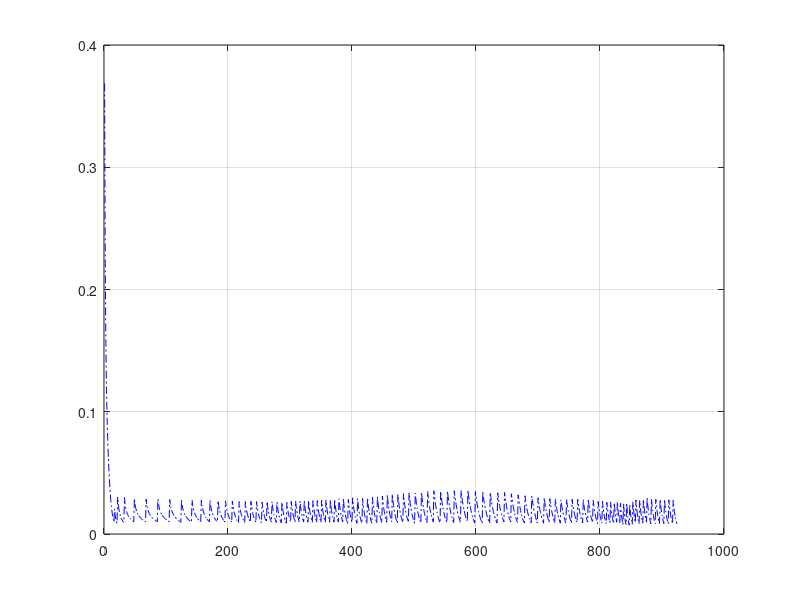

Write MATLAB code to recreate this figure.
close all;
% Line Tracking RMSEs
% Iteration (left column) + RMSE (right column)
% Iteration (left column) + norm of position error (right column)
RMSE_Line = [


    1.0000    0.3686
    2.0000    0.2214
    3.0000    0.1558
    4.0000    0.1180
    5.0000    0.0950
    6.0000    0.0771
    7.0000    0.0630
    8.0000    0.0513
    9.0000    0.0417
   10.0000    0.0338
   11.0000    0.0274
   12.0000    0.0222
   13.0000    0.0179
   14.0000    0.0145
   15.0000    0.0118
   16.0000    0.0095
   17.0000    0.0205
   18.0000    0.0153
   19.0000    0.0123
   20.0000    0.0102
   21.0000    0.0087
   22.0000    0.0303
   23.0000    0.0244
   24.0000    0.0205
   25.0000    0.0177
   26.0000    0.0156
   27.0000    0.0139
   28.0000    0.0126
   29.0000    0.0115
   30.0000    0.0107
   31.0000    0.0100
   32.0000    0.0095
   33.0000    0.0298
   34.0000    0.0247
   35.0000    0.0215
   36.0000    0.0192
   37.0000    0.0175
   38.0000    0.0161
   39.0000    0.0150
   40.0000    0.0141
   41.0000    0.0134
   42.0000    0.0127
   43.0000    0.0122
   44.0000    0.0116
   45.0000    0.0112
   46.0000    0.0107
   47.0000    0.0103
   48.0000    0.0099
   49.0000    0.0290
   50.0000    0.0244
   51.0000    0.0216
   52.0000    0.0196
   53.0000    0.0180
   54.0000    0.0168
   55.0000    0.0158
   56.0000    0.0150
   57.0000    0.0143
   58.0000    0.0137
   59.0000    0.0131
   60.0000    0.0126
   61.0000    0.0121
   62.0000    0.0117
   63.0000    0.0113
   64.0000    0.0109
   65.0000    0.0105
   66.0000    0.0102
   67.0000    0.0098
   68.0000    0.0286
   69.0000    0.0241
   70.0000    0.0214
   71.0000    0.0195
   72.0000    0.0180
   73.0000    0.0168
   74.0000    0.0159
   75.0000    0.0151
   76.0000    0.0144
   77.0000    0.0138
   78.0000    0.0132
   79.0000    0.0128
   80.0000    0.0123
   81.0000    0.0119
   82.0000    0.0115
   83.0000    0.0111
   84.0000    0.0107
   85.0000    0.0103
   86.0000    0.0100
   87.0000    0.0285
   88.0000    0.0242
   89.0000    0.0215
   90.0000    0.0196
   91.0000    0.0182
   92.0000    0.0170
   93.0000    0.0160
   94.0000    0.0152
   95.0000    0.0145
   96.0000    0.0139
   97.0000    0.0133
   98.0000    0.0128
   99.0000    0.0124
  100.0000    0.0119
  101.0000    0.0115
  102.0000    0.0111
  103.0000    0.0107
  104.0000    0.0103
  105.0000    0.0100
  106.0000    0.0283
  107.0000    0.0240
  108.0000    0.0214
  109.0000    0.0195
  110.0000    0.0181
  111.0000    0.0169
  112.0000    0.0159
  113.0000    0.0150
  114.0000    0.0143
  115.0000    0.0137
  116.0000    0.0131
  117.0000    0.0126
  118.0000    0.0121
  119.0000    0.0116
  120.0000    0.0112
  121.0000    0.0108
  122.0000    0.0104
  123.0000    0.0100
  124.0000    0.0096
  125.0000    0.0278
  126.0000    0.0236
  127.0000    0.0210
  128.0000    0.0191
  129.0000    0.0176
  130.0000    0.0163
  131.0000    0.0153
  132.0000    0.0145
  133.0000    0.0137
  134.0000    0.0131
  135.0000    0.0125
  136.0000    0.0119
  137.0000    0.0114
  138.0000    0.0110
  139.0000    0.0105
  140.0000    0.0101
  141.0000    0.0097
  142.0000    0.0277
  143.0000    0.0235
  144.0000    0.0209
  145.0000    0.0189
  146.0000    0.0173
  147.0000    0.0161
  148.0000    0.0150
  149.0000    0.0141
  150.0000    0.0133
  151.0000    0.0126
  152.0000    0.0120
  153.0000    0.0114
  154.0000    0.0109
  155.0000    0.0104
  156.0000    0.0099
  157.0000    0.0277
  158.0000    0.0236
  159.0000    0.0209
  160.0000    0.0188
  161.0000    0.0172
  162.0000    0.0159
  163.0000    0.0148
  164.0000    0.0138
  165.0000    0.0130
  166.0000    0.0123
  167.0000    0.0116
  168.0000    0.0110
  169.0000    0.0105
  170.0000    0.0099
  171.0000    0.0275
  172.0000    0.0234
  173.0000    0.0206
  174.0000    0.0185
  175.0000    0.0169
  176.0000    0.0155
  177.0000    0.0143
  178.0000    0.0133
  179.0000    0.0125
  180.0000    0.0117
  181.0000    0.0110
  182.0000    0.0104
  183.0000    0.0098
  184.0000    0.0273
  185.0000    0.0231
  186.0000    0.0203
  187.0000    0.0182
  188.0000    0.0164
  189.0000    0.0150
  190.0000    0.0138
  191.0000    0.0128
  192.0000    0.0119
  193.0000    0.0111
  194.0000    0.0104
  195.0000    0.0098
  196.0000    0.0271
  197.0000    0.0229
  198.0000    0.0201
  199.0000    0.0179
  200.0000    0.0161
  201.0000    0.0146
  202.0000    0.0133
  203.0000    0.0123
  204.0000    0.0113
  205.0000    0.0105
  206.0000    0.0098
  207.0000    0.0270
  208.0000    0.0229
  209.0000    0.0199
  210.0000    0.0176
  211.0000    0.0158
  212.0000    0.0142
  213.0000    0.0129
  214.0000    0.0118
  215.0000    0.0109
  216.0000    0.0101
  217.0000    0.0093
  218.0000    0.0265
  219.0000    0.0223
  220.0000    0.0194
  221.0000    0.0170
  222.0000    0.0151
  223.0000    0.0136
  224.0000    0.0123
  225.0000    0.0112
  226.0000    0.0102
  227.0000    0.0094
  228.0000    0.0265
  229.0000    0.0223
  230.0000    0.0193
  231.0000    0.0169
  232.0000    0.0149
  233.0000    0.0133
  234.0000    0.0119
  235.0000    0.0108
  236.0000    0.0098
  237.0000    0.0268
  238.0000    0.0226
  239.0000    0.0194
  240.0000    0.0169
  241.0000    0.0149
  242.0000    0.0132
  243.0000    0.0118
  244.0000    0.0106
  245.0000    0.0096
  246.0000    0.0265
  247.0000    0.0223
  248.0000    0.0191
  249.0000    0.0166
  250.0000    0.0145
  251.0000    0.0128
  252.0000    0.0114
  253.0000    0.0102
  254.0000    0.0092
  255.0000    0.0261
  256.0000    0.0219
  257.0000    0.0187
  258.0000    0.0162
  259.0000    0.0141
  260.0000    0.0124
  261.0000    0.0109
  262.0000    0.0098
  263.0000    0.0266
  264.0000    0.0223
  265.0000    0.0190
  266.0000    0.0163
  267.0000    0.0142
  268.0000    0.0124
  269.0000    0.0109
  270.0000    0.0097
  271.0000    0.0265
  272.0000    0.0222
  273.0000    0.0188
  274.0000    0.0161
  275.0000    0.0139
  276.0000    0.0121
  277.0000    0.0107
  278.0000    0.0094
  279.0000    0.0262
  280.0000    0.0219
  281.0000    0.0185
  282.0000    0.0158
  283.0000    0.0136
  284.0000    0.0118
  285.0000    0.0103
  286.0000    0.0091
  287.0000    0.0260
  288.0000    0.0217
  289.0000    0.0183
  290.0000    0.0155
  291.0000    0.0133
  292.0000    0.0115
  293.0000    0.0100
  294.0000    0.0088
  295.0000    0.0258
  296.0000    0.0214
  297.0000    0.0180
  298.0000    0.0153
  299.0000    0.0130
  300.0000    0.0112
  301.0000    0.0097
  302.0000    0.0267
  303.0000    0.0222
  304.0000    0.0186
  305.0000    0.0157
  306.0000    0.0134
  307.0000    0.0115
  308.0000    0.0099
  309.0000    0.0270
  310.0000    0.0224
  311.0000    0.0187
  312.0000    0.0158
  313.0000    0.0134
  314.0000    0.0115
  315.0000    0.0099
  316.0000    0.0270
  317.0000    0.0224
  318.0000    0.0187
  319.0000    0.0158
  320.0000    0.0134
  321.0000    0.0114
  322.0000    0.0098
  323.0000    0.0271
  324.0000    0.0224
  325.0000    0.0187
  326.0000    0.0157
  327.0000    0.0133
  328.0000    0.0113
  329.0000    0.0097
  330.0000    0.0272
  331.0000    0.0224
  332.0000    0.0187
  333.0000    0.0157
  334.0000    0.0133
  335.0000    0.0113
  336.0000    0.0096
  337.0000    0.0273
  338.0000    0.0225
  339.0000    0.0187
  340.0000    0.0157
  341.0000    0.0132
  342.0000    0.0112
  343.0000    0.0096
  344.0000    0.0274
  345.0000    0.0225
  346.0000    0.0188
  347.0000    0.0157
  348.0000    0.0132
  349.0000    0.0112
  350.0000    0.0096
  351.0000    0.0276
  352.0000    0.0227
  353.0000    0.0188
  354.0000    0.0158
  355.0000    0.0133
  356.0000    0.0112
  357.0000    0.0096
  358.0000    0.0279
  359.0000    0.0228
  360.0000    0.0190
  361.0000    0.0159
  362.0000    0.0134
  363.0000    0.0113
  364.0000    0.0096
  365.0000    0.0281
  366.0000    0.0230
  367.0000    0.0191
  368.0000    0.0160
  369.0000    0.0135
  370.0000    0.0114
  371.0000    0.0097
  372.0000    0.0284
  373.0000    0.0233
  374.0000    0.0194
  375.0000    0.0162
  376.0000    0.0136
  377.0000    0.0115
  378.0000    0.0098
  379.0000    0.0288
  380.0000    0.0236
  381.0000    0.0196
  382.0000    0.0164
  383.0000    0.0138
  384.0000    0.0116
  385.0000    0.0099
  386.0000    0.0291
  387.0000    0.0239
  388.0000    0.0199
  389.0000    0.0166
  390.0000    0.0140
  391.0000    0.0118
  392.0000    0.0100
  393.0000    0.0085
  394.0000    0.0283
  395.0000    0.0231
  396.0000    0.0193
  397.0000    0.0161
  398.0000    0.0136
  399.0000    0.0115
  400.0000    0.0097
  401.0000    0.0296
  402.0000    0.0243
  403.0000    0.0202
  404.0000    0.0170
  405.0000    0.0143
  406.0000    0.0121
  407.0000    0.0102
  408.0000    0.0087
  409.0000    0.0290
  410.0000    0.0238
  411.0000    0.0198
  412.0000    0.0167
  413.0000    0.0140
  414.0000    0.0119
  415.0000    0.0101
  416.0000    0.0086
  417.0000    0.0292
  418.0000    0.0240
  419.0000    0.0200
  420.0000    0.0168
  421.0000    0.0142
  422.0000    0.0120
  423.0000    0.0102
  424.0000    0.0086
  425.0000    0.0296
  426.0000    0.0243
  427.0000    0.0204
  428.0000    0.0171
  429.0000    0.0145
  430.0000    0.0122
  431.0000    0.0104
  432.0000    0.0088
  433.0000    0.0300
  434.0000    0.0248
  435.0000    0.0208
  436.0000    0.0175
  437.0000    0.0148
  438.0000    0.0125
  439.0000    0.0106
  440.0000    0.0090
  441.0000    0.0305
  442.0000    0.0253
  443.0000    0.0213
  444.0000    0.0180
  445.0000    0.0152
  446.0000    0.0129
  447.0000    0.0109
  448.0000    0.0093
  449.0000    0.0311
  450.0000    0.0259
  451.0000    0.0219
  452.0000    0.0185
  453.0000    0.0157
  454.0000    0.0133
  455.0000    0.0113
  456.0000    0.0096
  457.0000    0.0318
  458.0000    0.0267
  459.0000    0.0225
  460.0000    0.0191
  461.0000    0.0162
  462.0000    0.0138
  463.0000    0.0117
  464.0000    0.0100
  465.0000    0.0327
  466.0000    0.0275
  467.0000    0.0234
  468.0000    0.0199
  469.0000    0.0169
  470.0000    0.0144
  471.0000    0.0123
  472.0000    0.0105
  473.0000    0.0090
  474.0000    0.0324
  475.0000    0.0274
  476.0000    0.0233
  477.0000    0.0199
  478.0000    0.0170
  479.0000    0.0146
  480.0000    0.0125
  481.0000    0.0107
  482.0000    0.0092
  483.0000    0.0330
  484.0000    0.0281
  485.0000    0.0240
  486.0000    0.0206
  487.0000    0.0176
  488.0000    0.0151
  489.0000    0.0130
  490.0000    0.0112
  491.0000    0.0096
  492.0000    0.0338
  493.0000    0.0289
  494.0000    0.0248
  495.0000    0.0214
  496.0000    0.0184
  497.0000    0.0158
  498.0000    0.0137
  499.0000    0.0118
  500.0000    0.0102
  501.0000    0.0088
  502.0000    0.0335
  503.0000    0.0288
  504.0000    0.0248
  505.0000    0.0214
  506.0000    0.0185
  507.0000    0.0160
  508.0000    0.0138
  509.0000    0.0120
  510.0000    0.0104
  511.0000    0.0090
  512.0000    0.0341
  513.0000    0.0294
  514.0000    0.0254
  515.0000    0.0220
  516.0000    0.0191
  517.0000    0.0166
  518.0000    0.0144
  519.0000    0.0125
  520.0000    0.0108
  521.0000    0.0094
  522.0000    0.0348
  523.0000    0.0301
  524.0000    0.0261
  525.0000    0.0227
  526.0000    0.0198
  527.0000    0.0172
  528.0000    0.0150
  529.0000    0.0130
  530.0000    0.0114
  531.0000    0.0099
  532.0000    0.0354
  533.0000    0.0308
  534.0000    0.0268
  535.0000    0.0234
  536.0000    0.0204
  537.0000    0.0178
  538.0000    0.0155
  539.0000    0.0136
  540.0000    0.0119
  541.0000    0.0104
  542.0000    0.0090
  543.0000    0.0349
  544.0000    0.0304
  545.0000    0.0265
  546.0000    0.0232
  547.0000    0.0203
  548.0000    0.0178
  549.0000    0.0156
  550.0000    0.0136
  551.0000    0.0119
  552.0000    0.0105
  553.0000    0.0092
  554.0000    0.0351
  555.0000    0.0306
  556.0000    0.0268
  557.0000    0.0235
  558.0000    0.0206
  559.0000    0.0181
  560.0000    0.0159
  561.0000    0.0140
  562.0000    0.0122
  563.0000    0.0107
  564.0000    0.0094
  565.0000    0.0354
  566.0000    0.0309
  567.0000    0.0272
  568.0000    0.0239
  569.0000    0.0210
  570.0000    0.0185
  571.0000    0.0163
  572.0000    0.0143
  573.0000    0.0126
  574.0000    0.0111
  575.0000    0.0097
  576.0000    0.0356
  577.0000    0.0312
  578.0000    0.0275
  579.0000    0.0242
  580.0000    0.0213
  581.0000    0.0188
  582.0000    0.0166
  583.0000    0.0146
  584.0000    0.0129
  585.0000    0.0113
  586.0000    0.0100
  587.0000    0.0358
  588.0000    0.0314
  589.0000    0.0277
  590.0000    0.0244
  591.0000    0.0216
  592.0000    0.0190
  593.0000    0.0168
  594.0000    0.0148
  595.0000    0.0131
  596.0000    0.0116
  597.0000    0.0102
  598.0000    0.0090
  599.0000    0.0348
  600.0000    0.0305
  601.0000    0.0269
  602.0000    0.0238
  603.0000    0.0211
  604.0000    0.0186
  605.0000    0.0165
  606.0000    0.0146
  607.0000    0.0129
  608.0000    0.0114
  609.0000    0.0101
  610.0000    0.0089
  611.0000    0.0344
  612.0000    0.0302
  613.0000    0.0267
  614.0000    0.0237
  615.0000    0.0209
  616.0000    0.0186
  617.0000    0.0164
  618.0000    0.0146
  619.0000    0.0129
  620.0000    0.0114
  621.0000    0.0101
  622.0000    0.0090
  623.0000    0.0342
  624.0000    0.0300
  625.0000    0.0266
  626.0000    0.0235
  627.0000    0.0209
  628.0000    0.0185
  629.0000    0.0164
  630.0000    0.0145
  631.0000    0.0129
  632.0000    0.0114
  633.0000    0.0101
  634.0000    0.0090
  635.0000    0.0337
  636.0000    0.0296
  637.0000    0.0262
  638.0000    0.0233
  639.0000    0.0206
  640.0000    0.0183
  641.0000    0.0162
  642.0000    0.0143
  643.0000    0.0127
  644.0000    0.0113
  645.0000    0.0100
  646.0000    0.0340
  647.0000    0.0298
  648.0000    0.0264
  649.0000    0.0234
  650.0000    0.0207
  651.0000    0.0183
  652.0000    0.0162
  653.0000    0.0143
  654.0000    0.0126
  655.0000    0.0111
  656.0000    0.0098
  657.0000    0.0329
  658.0000    0.0288
  659.0000    0.0256
  660.0000    0.0227
  661.0000    0.0200
  662.0000    0.0175
  663.0000    0.0155
  664.0000    0.0138
  665.0000    0.0121
  666.0000    0.0105
  667.0000    0.0094
  668.0000    0.0320
  669.0000    0.0281
  670.0000    0.0243
  671.0000    0.0216
  672.0000    0.0191
  673.0000    0.0166
  674.0000    0.0146
  675.0000    0.0127
  676.0000    0.0113
  677.0000    0.0101
  678.0000    0.0090
  679.0000    0.0313
  680.0000    0.0275
  681.0000    0.0238
  682.0000    0.0208
  683.0000    0.0184
  684.0000    0.0164
  685.0000    0.0146
  686.0000    0.0129
  687.0000    0.0115
  688.0000    0.0102
  689.0000    0.0091
  690.0000    0.0311
  691.0000    0.0272
  692.0000    0.0239
  693.0000    0.0209
  694.0000    0.0185
  695.0000    0.0163
  696.0000    0.0141
  697.0000    0.0121
  698.0000    0.0105
  699.0000    0.0090
  700.0000    0.0297
  701.0000    0.0260
  702.0000    0.0225
  703.0000    0.0199
  704.0000    0.0176
  705.0000    0.0155
  706.0000    0.0133
  707.0000    0.0118
  708.0000    0.0102
  709.0000    0.0088
  710.0000    0.0294
  711.0000    0.0257
  712.0000    0.0224
  713.0000    0.0197
  714.0000    0.0171
  715.0000    0.0147
  716.0000    0.0128
  717.0000    0.0110
  718.0000    0.0097
  719.0000    0.0290
  720.0000    0.0249
  721.0000    0.0219
  722.0000    0.0191
  723.0000    0.0165
  724.0000    0.0144
  725.0000    0.0124
  726.0000    0.0107
  727.0000    0.0092
  728.0000    0.0285
  729.0000    0.0248
  730.0000    0.0214
  731.0000    0.0185
  732.0000    0.0160
  733.0000    0.0138
  734.0000    0.0120
  735.0000    0.0103
  736.0000    0.0089
  737.0000    0.0280
  738.0000    0.0242
  739.0000    0.0210
  740.0000    0.0182
  741.0000    0.0158
  742.0000    0.0137
  743.0000    0.0119
  744.0000    0.0103
  745.0000    0.0089
  746.0000    0.0282
  747.0000    0.0243
  748.0000    0.0211
  749.0000    0.0183
  750.0000    0.0160
  751.0000    0.0139
  752.0000    0.0121
  753.0000    0.0105
  754.0000    0.0092
  755.0000    0.0284
  756.0000    0.0245
  757.0000    0.0213
  758.0000    0.0185
  759.0000    0.0161
  760.0000    0.0140
  761.0000    0.0122
  762.0000    0.0106
  763.0000    0.0093
  764.0000    0.0284
  765.0000    0.0245
  766.0000    0.0212
  767.0000    0.0184
  768.0000    0.0159
  769.0000    0.0138
  770.0000    0.0120
  771.0000    0.0104
  772.0000    0.0091
  773.0000    0.0281
  774.0000    0.0240
  775.0000    0.0207
  776.0000    0.0179
  777.0000    0.0154
  778.0000    0.0133
  779.0000    0.0115
  780.0000    0.0099
  781.0000    0.0286
  782.0000    0.0243
  783.0000    0.0207
  784.0000    0.0176
  785.0000    0.0151
  786.0000    0.0129
  787.0000    0.0111
  788.0000    0.0095
  789.0000    0.0278
  790.0000    0.0233
  791.0000    0.0196
  792.0000    0.0166
  793.0000    0.0140
  794.0000    0.0119
  795.0000    0.0101
  796.0000    0.0086
  797.0000    0.0266
  798.0000    0.0219
  799.0000    0.0183
  800.0000    0.0152
  801.0000    0.0127
  802.0000    0.0106
  803.0000    0.0090
  804.0000    0.0267
  805.0000    0.0215
  806.0000    0.0179
  807.0000    0.0146
  808.0000    0.0121
  809.0000    0.0101
  810.0000    0.0084
  811.0000    0.0260
  812.0000    0.0208
  813.0000    0.0170
  814.0000    0.0137
  815.0000    0.0112
  816.0000    0.0092
  817.0000    0.0264
  818.0000    0.0210
  819.0000    0.0168
  820.0000    0.0135
  821.0000    0.0108
  822.0000    0.0087
  823.0000    0.0256
  824.0000    0.0200
  825.0000    0.0154
  826.0000    0.0122
  827.0000    0.0096
  828.0000    0.0260
  829.0000    0.0199
  830.0000    0.0151
  831.0000    0.0117
  832.0000    0.0090
  833.0000    0.0252
  834.0000    0.0188
  835.0000    0.0140
  836.0000    0.0105
  837.0000    0.0078
  838.0000    0.0247
  839.0000    0.0179
  840.0000    0.0134
  841.0000    0.0101
  842.0000    0.0075
  843.0000    0.0252
  844.0000    0.0187
  845.0000    0.0135
  846.0000    0.0101
  847.0000    0.0072
  848.0000    0.0237
  849.0000    0.0181
  850.0000    0.0137
  851.0000    0.0104
  852.0000    0.0079
  853.0000    0.0263
  854.0000    0.0204
  855.0000    0.0157
  856.0000    0.0121
  857.0000    0.0094
  858.0000    0.0279
  859.0000    0.0220
  860.0000    0.0172
  861.0000    0.0135
  862.0000    0.0107
  863.0000    0.0084
  864.0000    0.0276
  865.0000    0.0219
  866.0000    0.0174
  867.0000    0.0139
  868.0000    0.0111
  869.0000    0.0089
  870.0000    0.0285
  871.0000    0.0228
  872.0000    0.0183
  873.0000    0.0148
  874.0000    0.0120
  875.0000    0.0097
  876.0000    0.0294
  877.0000    0.0237
  878.0000    0.0192
  879.0000    0.0156
  880.0000    0.0127
  881.0000    0.0104
  882.0000    0.0084
  883.0000    0.0285
  884.0000    0.0230
  885.0000    0.0187
  886.0000    0.0152
  887.0000    0.0124
  888.0000    0.0101
  889.0000    0.0083
  890.0000    0.0284
  891.0000    0.0230
  892.0000    0.0187
  893.0000    0.0153
  894.0000    0.0125
  895.0000    0.0102
  896.0000    0.0084
  897.0000    0.0284
  898.0000    0.0230
  899.0000    0.0188
  900.0000    0.0154
  901.0000    0.0126
  902.0000    0.0103
  903.0000    0.0085
  904.0000    0.0283
  905.0000    0.0229
  906.0000    0.0187
  907.0000    0.0154
  908.0000    0.0126
  909.0000    0.0104
  910.0000    0.0085
  911.0000    0.0280
  912.0000    0.0227
  913.0000    0.0186
  914.0000    0.0153
  915.0000    0.0125
  916.0000    0.0103
  917.0000    0.0085
  918.0000    0.0276
  919.0000    0.0224
  920.0000    0.0183
  921.0000    0.0150
  922.0000    0.0124
  923.0000    0.0102
  924.0000    0.0084
  ];
Error_Line = [

];
RMSE_Ellips = [

  ];
RMSE_Sin = [
 
  ];
RMSE_Reaching = [
 
  ];
RMSE_Fetching = [
 
];

plot(RMSE_Line(:,1),RMSE_Line(:,2),'-.b'); grid on; hold on;

% plot(RMSE_Ellips(:,1),RMSE_Ellips(:,2),'.r'); grid on; hold on;
% plot(RMSE_Sin(:,1),RMSE_Sin(:,2),'--k'); grid on;
% plot(RMSE_Reaching(:,1),RMSE_Reaching(:,2),'-*g'); grid on;
% plot(RMSE_Fetching(:,1),RMSE_Fetching(:,2),'--y'); grid on;
